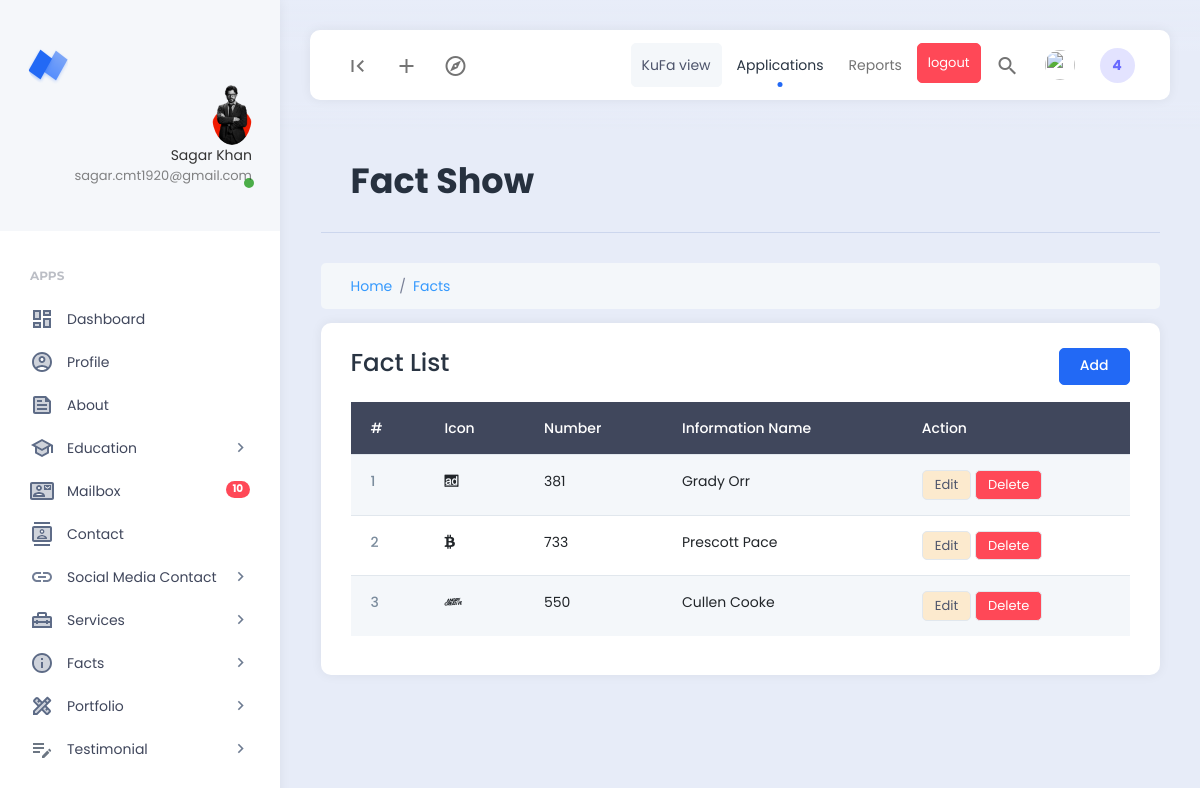
The app's page /dashboard/facts_show.php (signed in) with its own data.
### tables this page shows
CREATE TABLE `facts` (
  `id` int NOT NULL,
  `number` varchar(10000) NOT NULL,
  `info_name` varchar(100) NOT NULL,
  `icon` varchar(100) NOT NULL
);

### dashboard/facts_show.php (the view, shortened to what this page needs)
<?php
include('./extends/header.php');
include('../config/db.php');
$select_facts = "SELECT * FROM  facts";
$facts = mysqli_query($db_connect,$select_facts);
$serial = 0;
?>
<div class="row">
    <div class="col">
        <div class="page-description">
            <h1>Fact Show</h1>
        </div>
    </div>
    <div class="col-12">
        <nav aria-label="breadcrumb">
            <ol class="breadcrumb breadcrumb-container">
                <li class="breadcrumb-item"><a href="#">Home</a></li>
                <li class="breadcrumb-item"><a href="#">Facts</a></li>
            </ol>
        </nav>
    </div>
    <div class="col-12">
        <div class="card">
            <div class="card-header d-flex justify-content-between">
                <h3>Fact List</h3>
                <a href="facts_add.php" class="btn btn-primary">Add</a>
            </div>
            <div class="card-body" style="overflow-y: scroll;">
                <table class="table table-striped">
                    <thead class="table-dark">
                        <tr>
                            <th scope="col">#</th>
                            <th scope="col">Icon</th>
                            <th scope="col">Number</th>
                            <th scope="col">Information Name</th>
                            <th scope="col">Action</th>
                        </tr>
                    </thead>
                    <tbody>
                        <?php foreach($facts as $fact) :?>
                        <tr>
                            <th scope="row"><?= ++$serial ?></th>
                            <td><i class="<?= $fact["icon"]; ?>"></i></td>
                            <td><?= $fact["number"]; ?></td>
                            <td><?= $fact["info_name"]; ?></td>
                            <td>
                                <a href="facts_edit.php?edit_id=<?= $fact['id'] ?>"
                                    class="btn btn-secondary btn-sm">Edit</a>
                                <a href="facts_post.php?delete_id=<?= $fact['id'] ?>"
                                    class="btn btn-danger btn-sm">Delete</a>
                            </td>
                        </tr>
                        <?php endforeach; ?>
                    </tbody>
                </table>
            </div>
        </div>
    </div>
</div>
<?php
include('./extends/footer.php')
?>

### records on screen
facts: number "381", info_name "Grady Orr"
facts: number "733", info_name "Prescott Pace"
facts: number "550", info_name "Cullen Cooke"

### other values on screen
$_SESSION['admin_name'] "Sagar Khan"
$_SESSION['admin_email'] "sagar.cmt1920@gmail.com"
